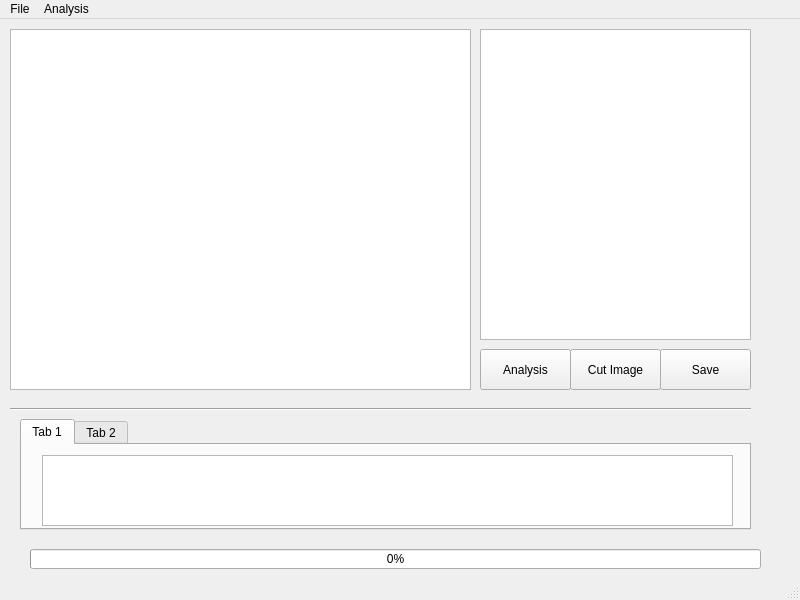
<?xml version="1.0" encoding="UTF-8"?>
<ui version="4.0">
 <class>MainWindow</class>
 <widget class="QMainWindow" name="MainWindow">
  <property name="geometry">
   <rect>
    <x>0</x>
    <y>0</y>
    <width>800</width>
    <height>600</height>
   </rect>
  </property>
  <property name="windowTitle">
   <string>MainWindow</string>
  </property>
  <widget class="QWidget" name="centralwidget">
   <widget class="QGraphicsView" name="graphicsView">
    <property name="geometry">
     <rect>
      <x>10</x>
      <y>10</y>
      <width>461</width>
      <height>361</height>
     </rect>
    </property>
   </widget>
   <widget class="QListView" name="listView">
    <property name="geometry">
     <rect>
      <x>480</x>
      <y>10</y>
      <width>271</width>
      <height>311</height>
     </rect>
    </property>
    <property name="autoFillBackground">
     <bool>false</bool>
    </property>
    <property name="alternatingRowColors">
     <bool>true</bool>
    </property>
    <property name="textElideMode">
     <enum>Qt::ElideNone</enum>
    </property>
    <property name="verticalScrollMode">
     <enum>QAbstractItemView::ScrollPerItem</enum>
    </property>
   </widget>
   <widget class="QPushButton" name="pushButton_Analysis">
    <property name="geometry">
     <rect>
      <x>480</x>
      <y>330</y>
      <width>91</width>
      <height>41</height>
     </rect>
    </property>
    <property name="text">
     <string>Analysis</string>
    </property>
   </widget>
   <widget class="QPushButton" name="pushButton_CutImage">
    <property name="geometry">
     <rect>
      <x>570</x>
      <y>330</y>
      <width>91</width>
      <height>41</height>
     </rect>
    </property>
    <property name="text">
     <string>Cut Image</string>
    </property>
   </widget>
   <widget class="QPushButton" name="pushButton_Refresh">
    <property name="geometry">
     <rect>
      <x>660</x>
      <y>330</y>
      <width>91</width>
      <height>41</height>
     </rect>
    </property>
    <property name="text">
     <string>Save</string>
    </property>
   </widget>
   <widget class="QProgressBar" name="progressBar">
    <property name="geometry">
     <rect>
      <x>30</x>
      <y>530</y>
      <width>731</width>
      <height>20</height>
     </rect>
    </property>
    <property name="value">
     <number>0</number>
    </property>
   </widget>
   <widget class="Line" name="line">
    <property name="geometry">
     <rect>
      <x>10</x>
      <y>380</y>
      <width>741</width>
      <height>20</height>
     </rect>
    </property>
    <property name="orientation">
     <enum>Qt::Horizontal</enum>
    </property>
   </widget>
   <widget class="QTabWidget" name="tabWidget">
    <property name="geometry">
     <rect>
      <x>20</x>
      <y>400</y>
      <width>731</width>
      <height>111</height>
     </rect>
    </property>
    <property name="currentIndex">
     <number>0</number>
    </property>
    <widget class="QWidget" name="Log1">
     <attribute name="title">
      <string>Tab 1</string>
     </attribute>
     <widget class="QTextEdit" name="textEdit">
      <property name="geometry">
       <rect>
        <x>20</x>
        <y>10</y>
        <width>691</width>
        <height>71</height>
       </rect>
      </property>
     </widget>
    </widget>
    <widget class="QWidget" name="Log2">
     <attribute name="title">
      <string>Tab 2</string>
     </attribute>
    </widget>
   </widget>
  </widget>
  <widget class="QMenuBar" name="menubar">
   <property name="geometry">
    <rect>
     <x>0</x>
     <y>0</y>
     <width>800</width>
     <height>21</height>
    </rect>
   </property>
   <widget class="QMenu" name="menuFile">
    <property name="title">
     <string>File</string>
    </property>
    <addaction name="actionOpen"/>
    <addaction name="actionExit"/>
   </widget>
   <widget class="QMenu" name="menuAnalysis">
    <property name="title">
     <string>Analysis</string>
    </property>
   </widget>
   <addaction name="menuFile"/>
   <addaction name="menuAnalysis"/>
  </widget>
  <widget class="QStatusBar" name="statusbar"/>
  <action name="actionOpen">
   <property name="text">
    <string>Open</string>
   </property>
  </action>
  <action name="actionExit">
   <property name="text">
    <string>Exit</string>
   </property>
  </action>
 </widget>
 <resources/>
 <connections/>
</ui>
